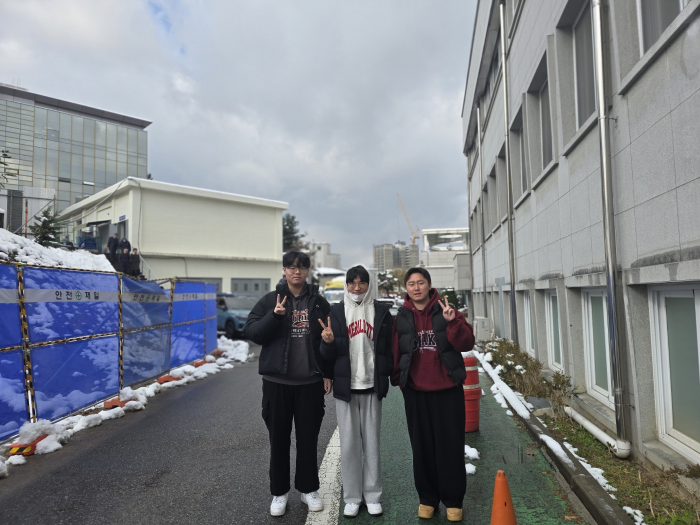
#> input picture 12week/img.jpg, 1400 x 1050 px (shown at 1/2 size)
$ python ex2.py
#> lines starting #> are read from the running program, lines starting #| are printed output that depends on the picture; after the words box and inside, x2 and y2 are one past the last pixel; in counts of white or black regions, pixels touching at a corner belong together
import numpy as np
import cv2

face_cascade = cv2.CascadeClassifier(cv2.data.haarcascades + 'haarcascade_frontalface_default.xml')

ff = np.fromfile(r'img.jpg', np.uint8)
img = cv2.imdecode(ff, cv2.IMREAD_UNCHANGED)
#> img is the input picture: shape (1050, 1400, 3); mean B, G, R 138.4, 133.4, 129.7
img = cv2.resize(img, dsize=(0, 0), fx=1.0, fy=1.0, interpolation=cv2.INTER_LINEAR)

gray = cv2.cvtColor(img, cv2.COLOR_BGR2GRAY)
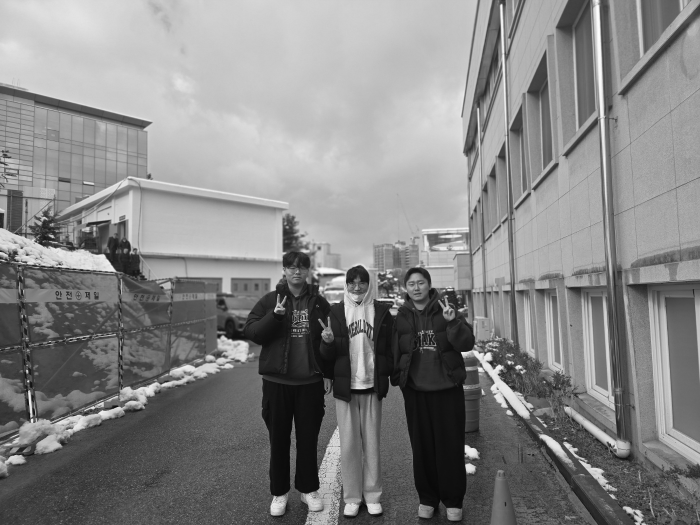
#> gray: shape (1050, 1400) (shown at 1/2 size); min 3, max 255, mean 132.9
cv2.imshow('gray find', gray)

faces = face_cascade.detectMultiScale(gray, 1.2,5)
#> faces = [[808, 546, 53, 53], [687, 543, 57, 57]]
for (x,y,w,h) in faces:
    face_img = img[y:y+h, x:x+w]
    face_img = cv2.resize(face_img, dsize=(0, 0), fx=0.1, fy=0.1)
    face_img = cv2.resize(face_img, (w, h), interpolation=cv2.INTER_AREA)
    img[y:y+h, x:x+w] = face_img
    cv2.rectangle(img, (x,y), (x+w, y+h), (255,0,0), 2)
#> this loop made 2 passes
#> pass 1, `face_img = img[y:y+h, x:x+w]`:
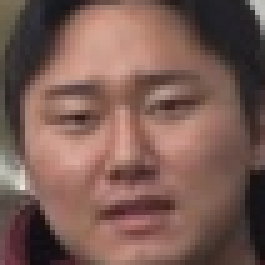
#> face_img: shape (53, 53, 3) (shown 5 times larger); mean B, G, R 83.7, 91.7, 122.5
#> pass 1, `face_img = cv2.resize(face_img, (w, h), interpolation=cv2.INTER_AREA)`:
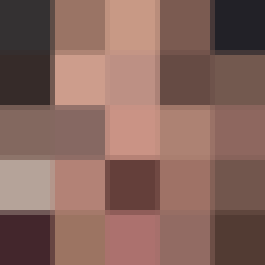
#> face_img: shape (53, 53, 3) (shown 5 times larger); mean B, G, R 92.4, 101.1, 134.6
#> pass 2, `face_img = img[y:y+h, x:x+w]`:
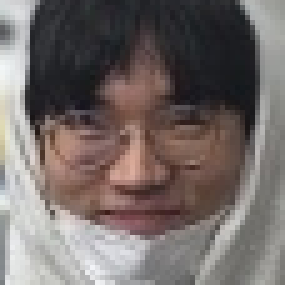
#> face_img: shape (57, 57, 3) (shown 5 times larger); mean B, G, R 104.4, 106.6, 115.7
#> pass 2, `face_img = cv2.resize(face_img, (w, h), interpolation=cv2.INTER_AREA)`:
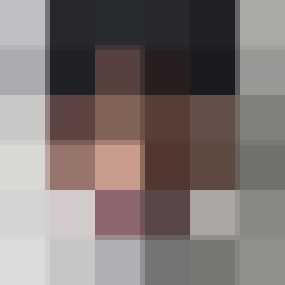
#> face_img: shape (57, 57, 3) (shown 5 times larger); mean B, G, R 115.6, 117.4, 126.1
#> after the loop:
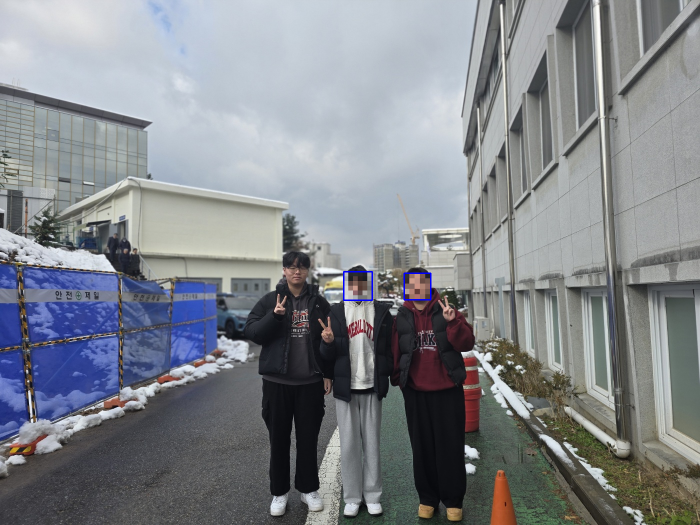
#> img: shape (1050, 1400, 3) (shown at 1/2 size); 0.46% of pixels changed, all inside (x1, y1, x2, y2) = (686, 542, 863, 602)

cv2.imwrite('img2.jpg', img)
cv2.imshow('face find', img)
cv2.waitKey(0)
cv2.destroyAllWindows()
